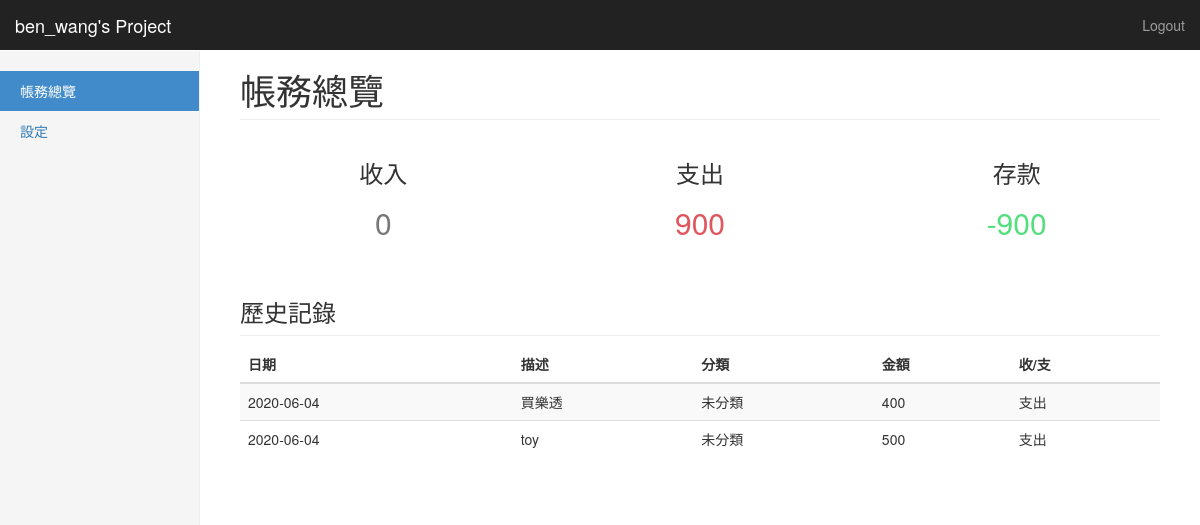
The app's page / (signed in), older data.
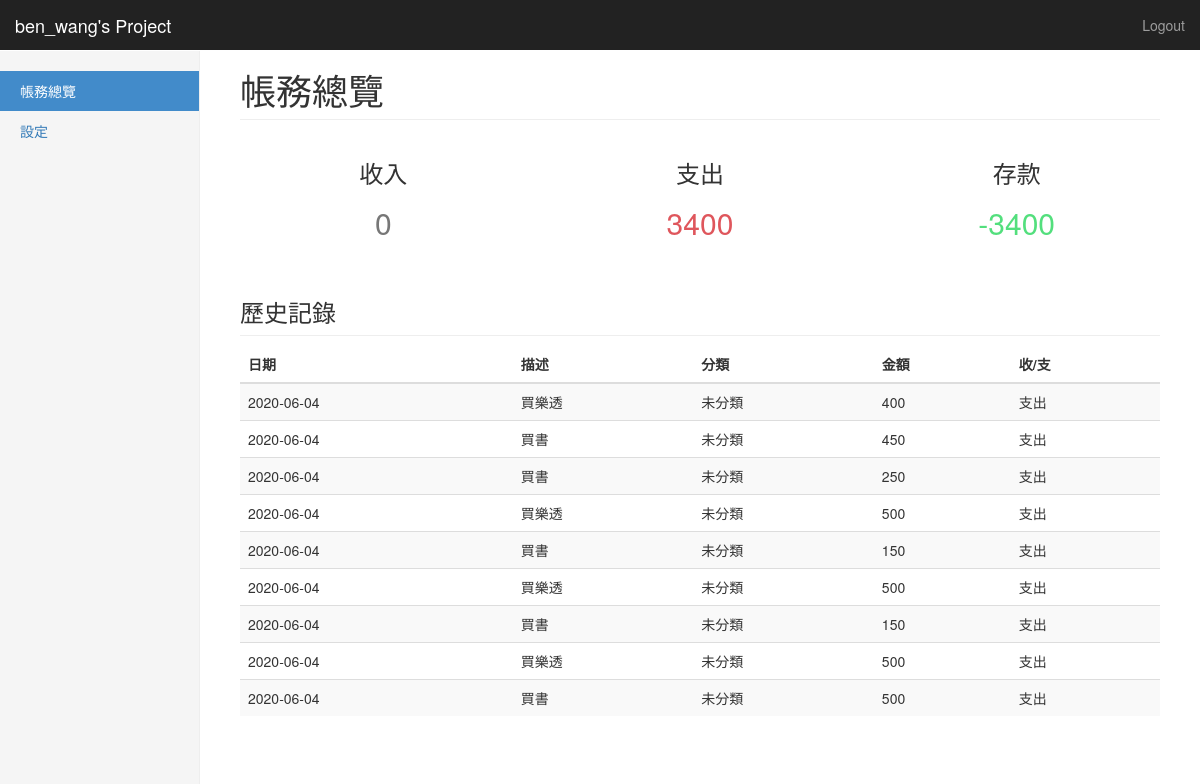
The same page, newer data.
### app/models.py (models this page shows, shortened)
class Record(models.Model):
    date = models.DateField()
    description = models.CharField(max_length=300)
    category = models.ForeignKey(Category,on_delete=models.SET_NULL,null=True)
    cash = models.IntegerField()
    balance_type = models.CharField(max_length=2,choices=BALANCE_TYPE)
    user = models.CharField(max_length=64, default='ben_wang')

class Category(models.Model):
    category = models.CharField(max_length=20)
    user = models.CharField(max_length=64, default='ben_wang')
    def __str__(self):
        return self.category

### app/views.py (the view)
# urls.py: path('', views.index),
@login_required
def index(request):
    user = request.user
    record_form = RecordForm(initial={'balance_type': '支出', 'category': '1', 'user': user})
    records = Record.objects.filter(user=user)
    income_list = [record.cash for record in records if record.balance_type == '收入']
    outcome_list = [record.cash for record in records if record.balance_type == '支出']
    income = sum(income_list) if len(income_list) != 0 else 0
    outcome = sum(outcome_list) if len(outcome_list) != 0 else 0
    net = income - outcome
    return render(request, 'app/index.html', locals())

### app/templates/app/index.html
{% extends 'app/base.html' %}
{% block content %}
<div class="container-fluid">
  <div class="row">
    <div class="col-sm-3 col-md-2 sidebar">
      <ul class="nav nav-sidebar">
        <li class="active"><a href="/">帳務總覽</a></li>
        <li><a href="/settings">設定</a></li>
      </ul>
    </div>
    <div class="col-sm-9 col-sm-offset-3 col-md-10 col-md-offset-2 main">
      <h1 class="page-header">帳務總覽</h1>
      <div class="row placeholders">
        <div class="col-xs-8 col-sm-4 placeholder">
          <h3>收入</h3>
          <span class="text-muted"><h2>{{ income }}</h2></span>
        </div>
        <div class="col-xs-8 col-sm-4 placeholder">
          <h3>支出</h3>
          <span class="text-muted"><h2><font color="#DF565C">{{ outcome }}</font></h2></span>
        </div>
        <div class="col-xs-8 col-sm-4 placeholder">
          <h3>存款</h3>
          <span class="text-muted"><h2><font color="#53DF7D">{{ net }}</font></h2></span>
        </div>
      </div>
      <h3 class="sub-header">歷史記錄</h3>
      <div class="table-responsive">
        <table class="table table-striped">
          <thead>
            <tr>
              <th>日期</th>
              <th>描述</th>
              <th>分類</th>
              <th>金額</th>
              <th>收/支</th>
            </tr>
          </thead>
          <tbody>
            {% for record in  records %}
            <tr>
              <td>{{record.date | date:"Y-m-d"}}</td>
              <td>{{record.description}}</td>
              <td>{{record.category}}</td>
              <td>{{record.cash}}</td>
              <td>{{record.balance_type}}</td>
            </tr>
            {% endfor %}
          </tbody>
        </table>
      </div>
    </div>
  </div>
</div>
{% endblock %}

### app/templates/app/base.html (shortened to what this page needs)
{% load static %}
<!DOCTYPE html>
<html lang="en">
  <head>
    <link href="{% static 'css/bootstrap.min.css' %}" rel="stylesheet">
    <link href="{% static 'css/dashboard.css' %}" rel="stylesheet">
  </head>
  <body>
    <nav class="navbar navbar-inverse navbar-fixed-top">
      <div class="container-fluid">
        <div class="navbar-header">
          <a class="navbar-brand" href="#">{{ user }}'s Project</a>
        </div>
        <div id="navbar" class="navbar-collapse collapse">
          <ul class="nav navbar-nav navbar-right">
            <li><a href="/accounts/logout">Logout</a></li>
          </ul>
        </div>
      </div>
    </nav>
    {% block content %}{% endblock %}
  </body>
</html>

### app/static/css/dashboard.css (style rules this page uses)
body { padding-top: 50px; }
.sub-header { padding-bottom: 10px; border-bottom: 1px solid #eee; }
.navbar-fixed-top { border: 0; }
.sidebar { display: none; }
@media (min-width: 768px) { .sidebar { position: fixed; top: 51px; bottom: 0; left: 0; z-index: 1000; display: block; padding: 20px; overflow-x: hidden; overflow-y: auto; background-color: #f5f5f5; border-right: 1px solid #eee; } }
.nav-sidebar { margin-right: -21px; margin-bottom: 20px; margin-left: -20px; }
.nav-sidebar > li > a { padding-right: 20px; padding-left: 20px; }
.nav-sidebar > .active > a, .nav-sidebar > .active > a:hover, .nav-sidebar > .active > a:focus { color: #fff; background-color: #428bca; }
.main { padding: 20px; }
@media (min-width: 768px) { .main { padding-right: 40px; padding-left: 40px; } }
.main .page-header { margin-top: 0; }
.placeholders { margin-bottom: 30px; text-align: center; }
.placeholder { margin-bottom: 20px; }

Row changes from the older to the newer data that the page shows:
removed Record: date "2020-06-04", description "toy", category "未分類", cash "500", balance_type "支出"
added Record: date "2020-06-04", description "買書", category "未分類", cash "450", balance_type "支出"
added Record: date "2020-06-04", description "買書", category "未分類", cash "250", balance_type "支出"
added Record: date "2020-06-04", description "買樂透", category "未分類", cash "500", balance_type "支出"
added Record: date "2020-06-04", description "買書", category "未分類", cash "150", balance_type "支出"
added Record: date "2020-06-04", description "買樂透", category "未分類", cash "500", balance_type "支出"
added Record: date "2020-06-04", description "買書", category "未分類", cash "150", balance_type "支出"
added Record: date "2020-06-04", description "買樂透", category "未分類", cash "500", balance_type "支出"
added Record: date "2020-06-04", description "買書", category "未分類", cash "500", balance_type "支出"
Text that changed along with them:
{{ outcome }}: "900" → "3400"
{{ net }}: "-900" → "-3400"
